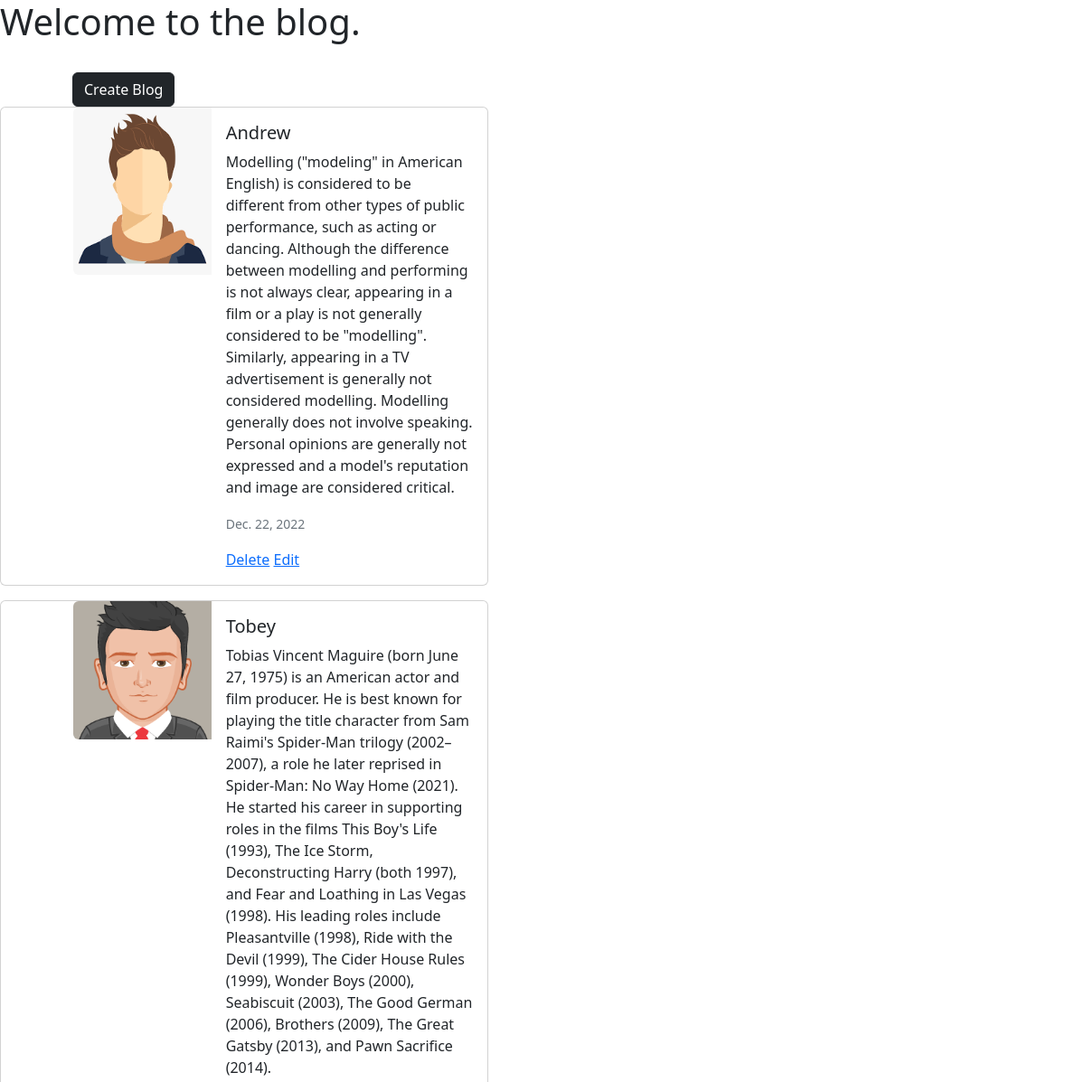
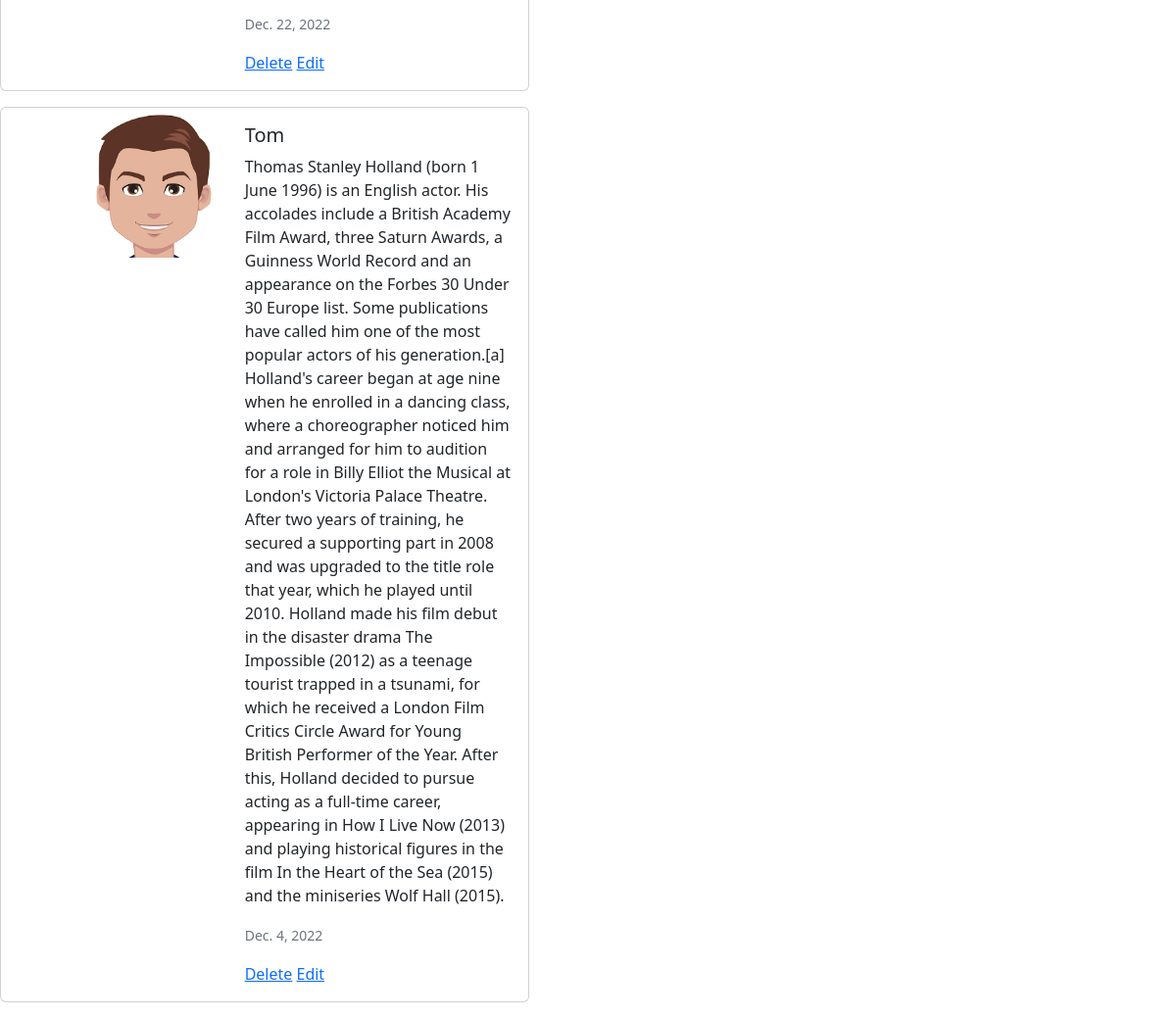
The page / on the database its author committed (2 pictures, top to bottom).
### Blog/models.py (models this page shows, shortened)
class blogger(models.Model):
    ID = models.CharField(max_length=10)
    Name = models.CharField(max_length=20)
    Date = models.DateField()
    Image = models.ImageField(upload_to='images')
    Content = models.TextField(max_length=10000)

### Blog/views.py (the view)
# urls.py: path('', views.homepage, name = 'hompage'),
def homepage(request):
    allblogs = blogger.objects.all()
    context = {'blogs': allblogs}
    return render(request, 'Blog/index.html', context)

### Blog/templates/Blog/index.html (shortened to what this page needs)
<!DOCTYPE html>
<html lang="en">
    <head>
        <link href="https://cdn.jsdelivr.net/npm/bootstrap@5.2.3/dist/css/bootstrap.min.css" rel="stylesheet">
    </head>
    <body>
        <h1>Welcome to the blog.</h1><br>
        <a href="create"  style="padding-left: 80px;" ><button type="button" class="btn btn-dark">Create Blog</button></a>
        {% for blog in blogs %}
            <div class="card mb-3" style="max-width: 540px; padding-left: 80px;">
              <div class="row g-0">
                <div class="col-md-4">
                  <img src="/media/{{blog.Image}}" class="img-fluid rounded-start" alt="...">
                </div>
                <div class="col-md-8">
                  <div class="card-body">
                    <h5 class="card-title">{{blog.Name}}</h5>
                    <p class="card-text">{{blog.Content}}</p>
                    <p class="card-text"><small class="text-muted">{{blog.Date}}</small></p>
                      <a href="admin/Blog/blogger/{{blog.id}}/delete/" >Delete</a>
                      <a href="admin/Blog/blogger/{{blog.id}}/change/">Edit</a>
                  </div>
                </div>
              </div>
            </div>
        {% endfor %}
    </body>
</html>

### rows shown on the page
blogger: Image (picture), Name "Andrew", Content "Modelling (\"modeling\" in American English) is considered to be different from other types of public performance, such as acting or dancing. Although the difference between modelling and performing is not always clear, appearing in a film or a play is not generally considered to be \"modelling\". Similarly, appearing in a TV advertisement is generally not considered modelling. Modelling generally does not involve speaking. Personal opinions are generally not expressed and a model's reputation and image are considered critical.", Date "Dec. 22, 2022"
blogger: Image (picture), Name "Tobey", Content "Tobias Vincent Maguire (born June 27, 1975) is an American actor and film producer. He is best known for playing the title character from Sam Raimi's Spider-Man trilogy (2002–2007), a role he later reprised in Spider-Man: No Way Home (2021). He started his career in supporting roles in the films This Boy's Life (1993), The Ice Storm, Deconstructing Harry (both 1997), and Fear and Loathing in Las Vegas (1998). His leading roles include Pleasantville (1998), Ride with the Devil (1999), The Cider House Rules (1999), Wonder Boys (2000), Seabiscuit (2003), The Good German (2006), Brothers (2009), The Great Gatsby (2013), and Pawn Sacrifice (2014).", Date "Dec. 22, 2022"
blogger: Image (placeholder picture), Name "Tom", Content "Thomas Stanley Holland (born 1 June 1996) is an English actor. His accolades include a British Academy Film Award, three Saturn Awards, a Guinness World Record and an appearance on the Forbes 30 Under 30 Europe list. Some publications have called him one of the most popular actors of his generation.[a] Holland's career began at age nine when he enrolled in a dancing class, where a choreographer noticed him and arranged for him to audition for a role in Billy Elliot the Musical at London's Victoria Palace Theatre. After two years of training, he secured a supporting part in 2008 and was upgraded to the title role that year, which he played until 2010. Holland made his film debut in the…", Date "Dec. 4, 2022"
